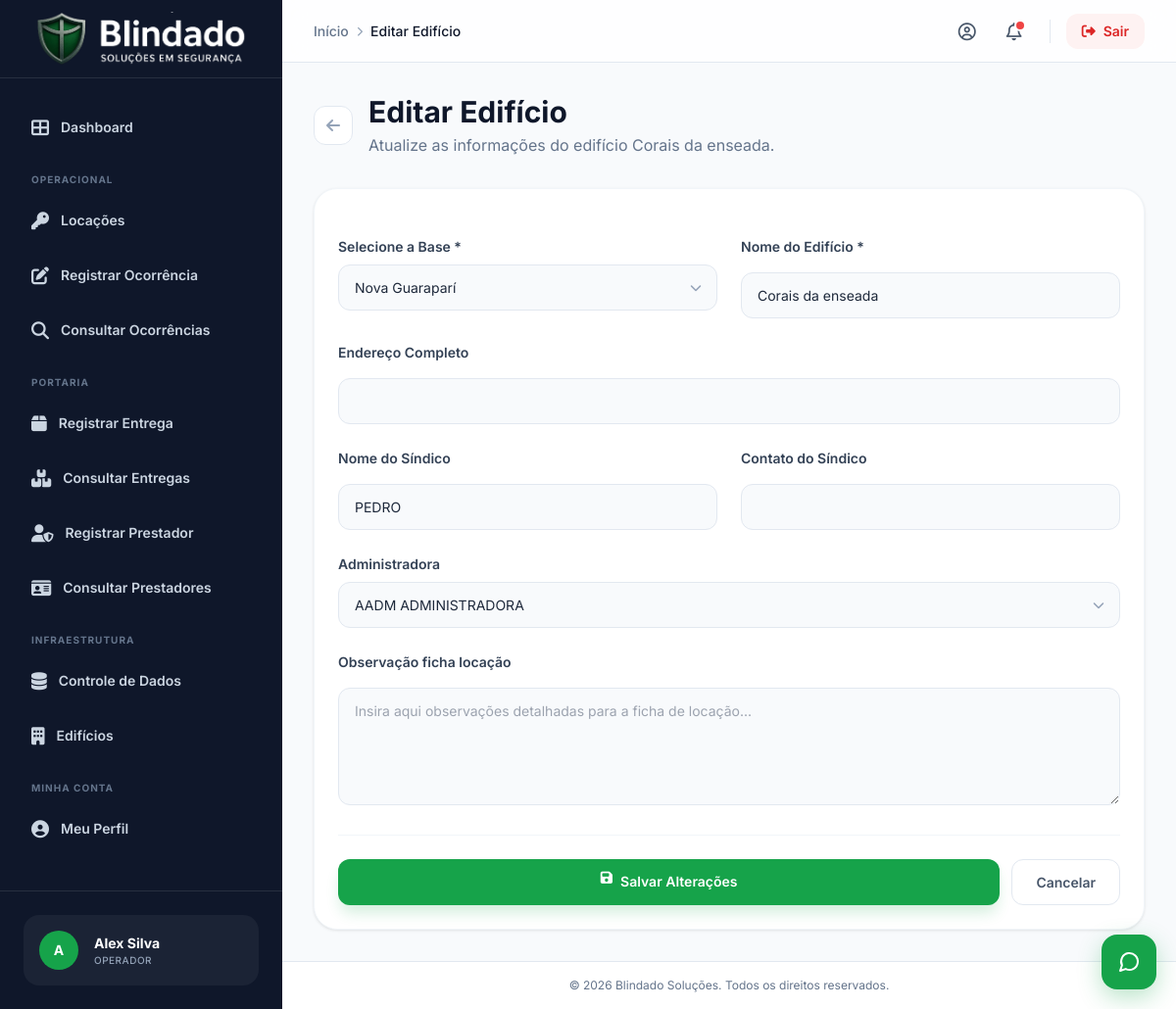
The page /admin/editar_edificio.php?id=37 (signed in) on the database its author committed.
### tables this page shows
CREATE TABLE `edificios` (
  `id` int(11) NOT NULL,
  `nome` varchar(255) NOT NULL,
  `base_id` int(11) NOT NULL,
  `endereco` varchar(255) DEFAULT NULL,
  `sindico_nome` varchar(255) DEFAULT NULL,
  `sindico_contato` varchar(255) DEFAULT NULL,
  `administradora_id` int(11) DEFAULT NULL,
  `observacao_ficha_locacao` text DEFAULT NULL,
  `sindico_id` int(11) DEFAULT NULL
);

CREATE TABLE `bases` (
  `id` int(11) NOT NULL,
  `nome` varchar(255) NOT NULL,
  `telefone` varchar(30) DEFAULT NULL
);

CREATE TABLE `administradoras` (
  `id` int(11) NOT NULL,
  `nome` varchar(255) NOT NULL,
  `telefone` varchar(50) DEFAULT NULL,
  `email` varchar(255) DEFAULT NULL,
  `created_at` timestamp NOT NULL DEFAULT current_timestamp()
);

### admin/editar_edificio.php (the view, shortened to what this page needs)
<?php
require_once 'conexao.php';
$edificio = null;
$edificio_id = filter_input(INPUT_GET, 'id', FILTER_VALIDATE_INT);
$stmt = $conn->prepare("SELECT * FROM edificios WHERE id = ?");
$stmt->bind_param("i", $edificio_id);
$stmt->execute();
$result = $stmt->get_result();
if ($result->num_rows === 1) {
    $edificio = $result->fetch_assoc();
} else {
    $_SESSION['mensagem'] = "Edifício não encontrado.";
    $_SESSION['mensagem_tipo'] = "error";
    header('Location: edificios.php?tab=edificios');
    exit();
}
$bases = $conn->query("SELECT * FROM bases ORDER BY nome ASC")->fetch_all(MYSQLI_ASSOC);
$administradoras = $conn->query("SELECT id, nome FROM administradoras ORDER BY nome ASC")->fetch_all(MYSQLI_ASSOC);
?>
<!DOCTYPE html>
<html lang="pt-br" class="h-full bg-slate-50">
<head>
    <script src="https://cdn.tailwindcss.com"></script>
    <link rel="stylesheet" href="https://cdnjs.cloudflare.com/ajax/libs/font-awesome/6.4.0/css/all.min.css">
    <link rel="stylesheet" href="style_modern.css">
</head>
<body class="h-full text-slate-800 antialiased">
    <div class="flex min-h-screen">
        <?php include 'components/sidebar.php'; ?>
        <div class="flex flex-1 flex-col overflow-hidden">
            <?php include 'components/header.php'; ?>
            <main class="flex-1 overflow-y-auto p-4 sm:p-8 custom-scrollbar">
                <div class="mb-8 animate-fade-in">
                    <div class="flex items-center gap-4">
                        <a href="edificios.php?tab=edificios" class="h-10 w-10 flex items-center justify-center rounded-xl bg-white border border-slate-200 text-slate-400 hover:text-primary-600 hover:border-primary-200 transition-all">
                            <i class="fas fa-arrow-left"></i>
                        </a>
                        <div>
                            <h1 class="text-2xl font-bold text-slate-900 sm:text-3xl">Editar Edifício</h1>
                            <p class="mt-1 text-slate-500">Atualize as informações do edifício <?= htmlspecialchars($edificio['nome']) ?>.</p>
                        </div>
                    </div>
                </div>
                <div class="animate-slide-up">
                    <div class="admin-card">
                        <form method="POST" class="space-y-6">
                            <div class="grid grid-cols-1 md:grid-cols-2 gap-6">
                                <div class="space-y-2">
                                    <label class="form-label">Selecione a Base *</label>
                                    <div class="relative">
                                        <select name="base_id" class="form-input appearance-none pr-10" required>
                                            <?php foreach ($bases as $base): ?>
                                                <option value="<?php echo $base['id']; ?>" <?php echo ($base['id'] == $edificio['base_id']) ? 'selected' : ''; ?>><?php echo htmlspecialchars($base['nome']); ?></option>
                                            <?php endforeach; ?>
                                        </select>
                                        <div class="absolute inset-y-0 right-0 pr-4 flex items-center pointer-events-none">
                                        </div>
                                    </div>
                                </div>
                                <div class="space-y-2">
                                    <label class="form-label">Nome do Edifício *</label>
                                    <input type="text" name="nome" class="form-input" value="<?php echo htmlspecialchars($edificio['nome']); ?>" required>
                                </div>
                                <div class="space-y-2 md:col-span-2">
                                    <label class="form-label">Endereço Completo</label>
                                    <input type="text" name="endereco" class="form-input" value="<?php echo htmlspecialchars($edificio['endereco'] ?? ''); ?>">
                                </div>
                                <div class="space-y-2">
                                    <label class="form-label">Nome do Síndico</label>
                                    <input type="text" name="sindico_nome" class="form-input" value="<?php echo htmlspecialchars($edificio['sindico_nome'] ?? ''); ?>">
                                </div>
                                <div class="space-y-2">
                                    <label class="form-label">Contato do Síndico</label>
                                    <input type="text" name="sindico_contato" class="form-input" value="<?php echo htmlspecialchars($edificio['sindico_contato'] ?? ''); ?>">
                                </div>
                                <div class="space-y-2 md:col-span-2">
                                    <label class="form-label">Administradora</label>
                                    <div class="relative">
                                        <select name="administradora_id" class="form-input appearance-none pr-10">
                                            <?php foreach ($administradoras as $adm): ?>
                                                <option value="<?php echo $adm['id']; ?>" <?php echo (isset($edificio['administradora_id']) && $adm['id'] == $edificio['administradora_id']) ? 'selected' : ''; ?>><?php echo htmlspecialchars($adm['nome']); ?></option>
                                            <?php endforeach; ?>
                                        </select>
                                        <div class="absolute inset-y-0 right-0 pr-4 flex items-center pointer-events-none">
                                        </div>
                                    </div>
                                </div>
                                <div class="space-y-2 md:col-span-2">
                                    <label class="form-label">Observação ficha locação</label>
                                    <textarea name="observacao_ficha_locacao" class="form-input min-h-[120px]" placeholder="Insira aqui observações detalhadas para a ficha de locação..."></textarea>
                                </div>
                            </div>
                            <div class="pt-6 border-t border-slate-100 flex flex-col sm:flex-row gap-3">
                                <button type="submit" class="btn-primary flex-1">
                                    <i class="fas fa-save"></i>
                                    <span>Salvar Alterações</span>
                                </button>
                                <a href="edificios.php?tab=edificios" class="btn-secondary text-center">
                                    <span>Cancelar</span>
                                </a>
                            </div>
                        </form>
                    </div>
                </div>
            </main>
            <footer class="border-t border-slate-200 bg-white p-4 text-center text-xs text-slate-500">
                <p>&copy; <?php echo date('Y'); ?> Blindado Soluções. Todos os direitos reservados.</p>
            </footer>
        </div>
    </div>
    <?php include 'components/footer.php'; ?>
</body>
</html>

### admin/style_modern.css (style rules this page uses)
:root { --primary-50: #f0fdf4; --primary-100: #dcfce7; --primary-200: #bbf7d0; --primary-300: #86efac; --primary-400: #4ade80; --primary-500: #22c55e; --primary-600: #16a34a; --primary-700: #15803d; --primary-800: #166534; --primary-900: #14532d; }
body { font-family: 'Inter', sans-serif; -webkit-font-smoothing: antialiased; -moz-osx-font-smoothing: grayscale; }
.animate-fade-in { animation: fadeIn 0.5s ease-out forwards; }
.animate-slide-up { animation: slideUp 0.5s ease-out forwards; }
.admin-card { border-radius: 1.5rem; background-color: white; padding: 1.5rem; box-shadow: 0 1px 3px 0 rgb(0 0 0 / 0.1); border: 1px solid #f1f5f9; transition: all 0.2s; }
.btn-primary { display: inline-flex; items-center: true; justify-content: center; gap: 0.5rem; border-radius: 0.75rem; background-color: #16a34a; padding: 0.75rem 1.5rem; font-size: 0.875rem; font-weight: 600; color: white; box-shadow: 0 10px 15px -3px rgba(22, 163, 74, 0.2); transition: all 0.2s; }
.btn-secondary { display: inline-flex; items-center: true; justify-content: center; gap: 0.5rem; border-radius: 0.75rem; background-color: white; border: 1px solid #e2e8f0; padding: 0.75rem 1.5rem; font-size: 0.875rem; font-weight: 600; color: #475569; transition: all 0.2s; }
.form-input { width: 100%; border-radius: 0.75rem; border: 1px solid #e2e8f0; background-color: #f8fafc; padding: 0.75rem 1rem; font-size: 0.875rem; transition: all 0.2s; }
.form-label { margin-bottom: 0.5rem; display: block; font-size: 0.875rem; font-weight: 600; color: #334155; }

### rows shown on the page
edificios: nome "Corais da enseada", base_id "Nova Guaraparí", sindico_nome "PEDRO", administradora_id "AADM ADMINISTRADORA"

### other values the page prints
$avatar_letter "A"
$usuario_nome "Alex Silva"
$categoria_label "OPERADOR"
$crumb['label'] "Início"
$crumb['label'] "Editar Edifício"
